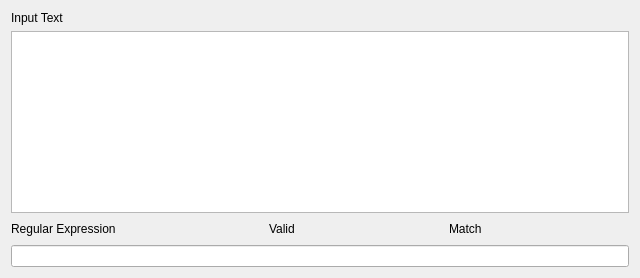
<?xml version="1.0" encoding="UTF-8"?>
<ui version="4.0">
 <class>RegularExpression</class>
 <widget class="QDialog" name="RegularExpression">
  <property name="geometry">
   <rect>
    <x>0</x>
    <y>0</y>
    <width>640</width>
    <height>278</height>
   </rect>
  </property>
  <property name="windowTitle">
   <string>正则表达式测试</string>
  </property>
  <layout class="QVBoxLayout" name="verticalLayout">
   <item>
    <widget class="QLabel" name="label">
     <property name="text">
      <string>Input Text</string>
     </property>
    </widget>
   </item>
   <item>
    <widget class="QTextEdit" name="textEdit_input"/>
   </item>
   <item>
    <layout class="QHBoxLayout" name="horizontalLayout">
     <item>
      <widget class="QLabel" name="label_2">
       <property name="text">
        <string>Regular Expression</string>
       </property>
      </widget>
     </item>
     <item>
      <spacer name="horizontalSpacer_2">
       <property name="orientation">
        <enum>Qt::Horizontal</enum>
       </property>
       <property name="sizeHint" stdset="0">
        <size>
         <width>40</width>
         <height>20</height>
        </size>
       </property>
      </spacer>
     </item>
     <item>
      <widget class="QLabel" name="label_valid">
       <property name="text">
        <string>Valid</string>
       </property>
      </widget>
     </item>
     <item>
      <spacer name="horizontalSpacer_3">
       <property name="orientation">
        <enum>Qt::Horizontal</enum>
       </property>
       <property name="sizeHint" stdset="0">
        <size>
         <width>40</width>
         <height>20</height>
        </size>
       </property>
      </spacer>
     </item>
     <item>
      <widget class="QLabel" name="label_match">
       <property name="text">
        <string>Match</string>
       </property>
      </widget>
     </item>
     <item>
      <spacer name="horizontalSpacer">
       <property name="orientation">
        <enum>Qt::Horizontal</enum>
       </property>
       <property name="sizeHint" stdset="0">
        <size>
         <width>40</width>
         <height>20</height>
        </size>
       </property>
      </spacer>
     </item>
    </layout>
   </item>
   <item>
    <widget class="QLineEdit" name="lineEdit_regexp"/>
   </item>
  </layout>
 </widget>
 <resources/>
 <connections/>
</ui>
